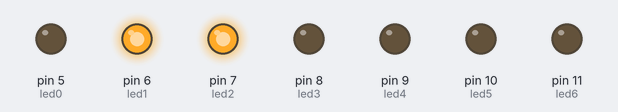
A sketch run on a simulated Arduino Uno, built with avr-gcc and run on an emulated ATmega328P. Parts: output pins drawn as LEDs (lit = HIGH).

Above: at 0.2 s.
At 1.2 s:
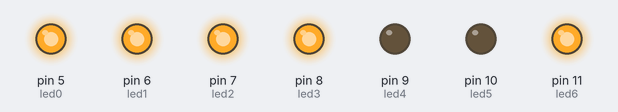
At 1.7 s:
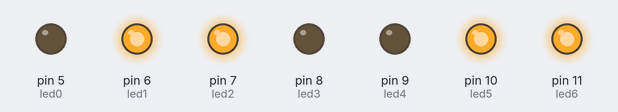
At 2.7 s:
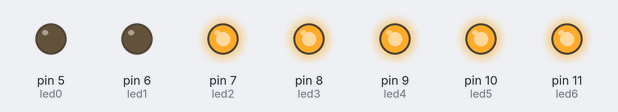
At 3.7 s:
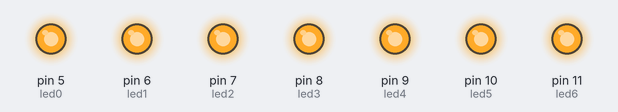
At 5.2 s:
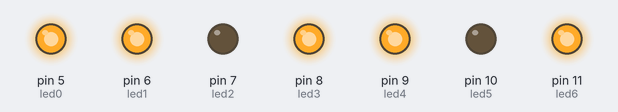
Timing chart, 0 to 5.9 s (numbered marks = the images above):
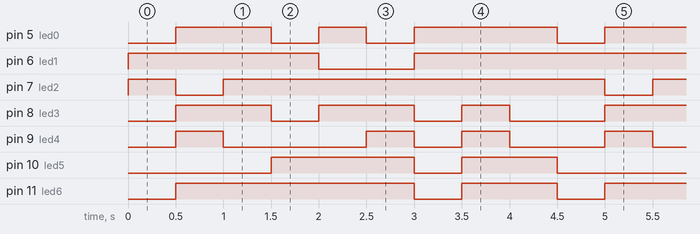

The sketch:

display.ino
```cpp
/**********************************************************************************
**                                                                               **
**                              Entrades i sortides                              **
**                                                                               **
**  Jordi Pujolreu SALA                                              6/3/17      **
**********************************************************************************/

//********** Includes *************************************************************

//********** Variables ************************************************************
const int led0 = 5;          // donar nom al pin 5 de l’Arduino
const int led1 = 6;          // donar nom al pin 6 de l’Arduino
const int led2 = 7;          // donar nom al pin 7 de l’Arduino
const int led3 = 8;          // donar nom al pin 8 de l’Arduino
const int led4 = 9;          // donar nom al pin 9 de l’Arduino
const int led5 = 10;         // donar nom al pin 10 de l’Arduino
const int led6 = 11;         // donar nom al pin 11 de l’Arduino

int a = 500;

//********** Setup ****************************************************************
void setup()
{
  pinMode(led0, OUTPUT);     // definir el pin 5 com una sortida
  pinMode(led1, OUTPUT);     // definir el pin 6 com una sortida
  pinMode(led2, OUTPUT);     // definir el pin 7 com una sortida
  pinMode(led3, OUTPUT);     // definir el pin 8 com una sortida
  pinMode(led4, OUTPUT);     // definir el pin 9 com una sortida
  pinMode(led5, OUTPUT);     // definir el pin 10 com una sortida
  pinMode(led6, OUTPUT);     // definir el pin 11 com una sortida

}

//********** Loop *****************************************************************
void loop()
{
  digitalWrite(led0, LOW);  // donem corrent a les seguuents sortides o no
  digitalWrite(led1, HIGH);
  digitalWrite(led2, HIGH);
  digitalWrite(led3, LOW);
  digitalWrite(led4, LOW);
  digitalWrite(led5, LOW);
  digitalWrite(led6, LOW);


  delay(a);  //espera mig segon

  digitalWrite(led0, HIGH);    // les segunts sortides no tenen corrent o si
  digitalWrite(led1, HIGH);
  digitalWrite(led2, LOW);
  digitalWrite(led3, HIGH);
  digitalWrite(led4, HIGH);
  digitalWrite(led5, LOW);
  digitalWrite(led6, HIGH);


  delay(a);     // espera

  digitalWrite(led0, HIGH);    // les segunts sortides no tenen corrent o si
  digitalWrite(led1, HIGH);
  digitalWrite(led2, HIGH);
  digitalWrite(led3, HIGH);
  digitalWrite(led4, LOW);
  digitalWrite(led5, LOW);
  digitalWrite(led6, HIGH);


  delay(a);     // espera

  digitalWrite(led0, LOW);    // les segunts sortides no tenen corrent o si
  digitalWrite(led1, HIGH);
  digitalWrite(led2, HIGH);
  digitalWrite(led3, LOW);
  digitalWrite(led4, LOW);
  digitalWrite(led5, HIGH);
  digitalWrite(led6, HIGH);


  delay(a);     // espera

  digitalWrite(led0, HIGH);    // les segunts sortides no tenen corrent o si
  digitalWrite(led1, LOW);
  digitalWrite(led2, HIGH);
  digitalWrite(led3, HIGH);
  digitalWrite(led4, LOW);
  digitalWrite(led5, HIGH);
  digitalWrite(led6, HIGH);


  delay(a);     // espera

  digitalWrite(led0, LOW);    // les segunts sortides no tenen corrent o si
  digitalWrite(led1, LOW);
  digitalWrite(led2, HIGH);
  digitalWrite(led3, HIGH);
  digitalWrite(led4, HIGH);
  digitalWrite(led5, HIGH);
  digitalWrite(led6, HIGH);


  delay(a);     // espera

  digitalWrite(led0, HIGH);    // les segunts sortides no tenen corrent o si
  digitalWrite(led1, HIGH);
  digitalWrite(led2, HIGH);
  digitalWrite(led3, LOW);
  digitalWrite(led4, LOW);
  digitalWrite(led5, LOW);
  digitalWrite(led6, LOW);


  delay(a);     // espera

  digitalWrite(led0, HIGH);    // les segunts sortides no tenen corrent o si
  digitalWrite(led1, HIGH);
  digitalWrite(led2, HIGH);
  digitalWrite(led3, HIGH);
  digitalWrite(led4, HIGH);
  digitalWrite(led5, HIGH);
  digitalWrite(led6, HIGH);


  delay(a);     // espera

  digitalWrite(led0, HIGH);    // les segunts sortides no tenen corrent o si
  digitalWrite(led1, HIGH);
  digitalWrite(led2, HIGH);
  digitalWrite(led3, LOW);
  digitalWrite(led4, LOW);
  digitalWrite(led5, HIGH);
  digitalWrite(led6, HIGH);


  delay(a);     // espera
}

//********** Funcions *************************************************************
```

Measured:
- by itself, pin 5 (led0): repeats every 4.5 s: LOW 0.50 s, HIGH 0.50 s, LOW 0.50 s, HIGH 1.5 s, LOW 0.50 s, HIGH 1.0 s
- by itself, pin 6 (led1): repeats every 4.5 s: LOW 1.0 s, HIGH 3.5 s
- by itself, pin 7 (led2): repeats every 4.5 s: LOW 0.50 s, HIGH 4.0 s
- by itself, pin 8 (led3): repeats every 4.5 s: LOW 0.50 s, HIGH 1.0 s, LOW 0.50 s, HIGH 0.50 s, LOW 1.0 s, HIGH 1.0 s
- by itself, pin 9 (led4): repeats every 4.5 s: LOW 1.5 s, HIGH 0.50 s, LOW 0.50 s, HIGH 0.50 s, LOW 1.0 s, HIGH 0.50 s
- by itself, pin 10 (led5): repeats every 4.5 s: LOW 0.50 s, HIGH 1.0 s, LOW 1.5 s, HIGH 1.5 s
- by itself, pin 11 (led6): repeats every 4.5 s: LOW 0.50 s, HIGH 1.0 s, LOW 0.50 s, HIGH 2.5 s
